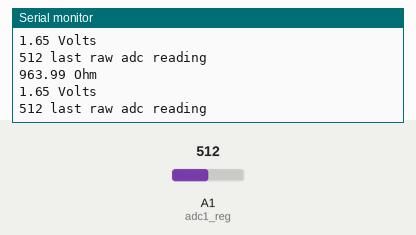
Bench run of a sketch on a simulated Arduino Uno, built with avr-gcc and run on an emulated ATmega328P. Shown: the last lines printed to the serial monitor. Inputs (shaded band) come from the test bench; at power-on: A1 (adc1_reg) = 512.

Above: at 5.8 s.
5.9 s: A1 (adc1_reg) set to 485
At 6.06 s:
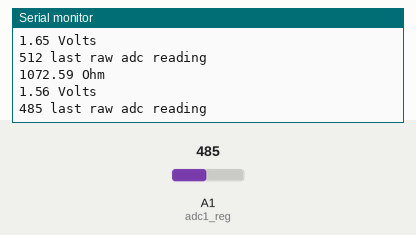
7.4 s: A1 (adc1_reg) set to 516
At 7.53 s:
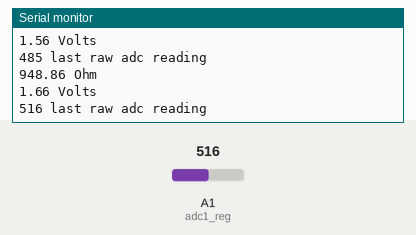
Timing chart, 0 to 10.4 s (numbered marks = the images above; inputs shaded):
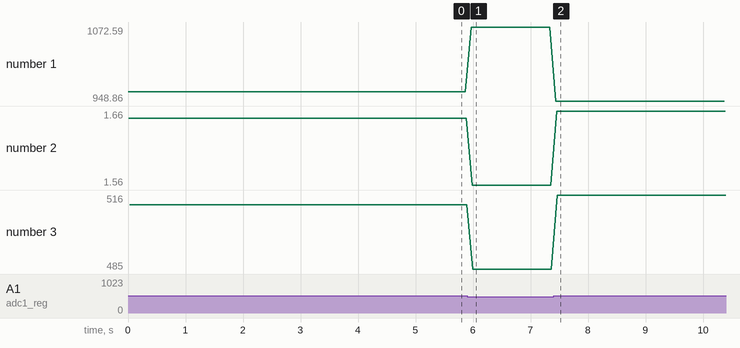

Measured:
- after the input at 5.9 s, the serial monitor: prints a new line after 0.07 s (image 1)
- after the input at 7.4 s, the serial monitor: prints a new line at once (image 2)
- plotted number 1: 963.99 → 1072.59 after the input at 5.9 s, 1072.59 → 948.86 after the input at 7.4 s
- plotted number 2: 1.65 → 1.56 after the input at 5.9 s, 1.56 → 1.66 after the input at 7.4 s
- plotted number 3: 512 → 485 after the input at 5.9 s, 485 → 516 after the input at 7.4 s

The sketch:

dmm_test.ino
```cpp
const int adc1_reg = A1;
float calibrated_resistance = 986.9;
float avolt_ref = 3.259;

void setup() {
  // Initialize serial and wait for port to open:
  Serial.begin(9600);
  // This delay gives the chance to wait for a Serial Monitor blocking
  while(!Serial);
}

void loop() {

  long adc_reading = 0;
  float voltage_average_value = 0;
  float resistance = 0;

  for(int ss = 0; ss < 32; ss++){
    adc_reading += analogRead(adc1_reg);
  }
  adc_reading >>= 5; //divide by 32
  voltage_average_value = adc_reading*0.00322;

  //calculate resistance
  resistance = calibrated_resistance*((avolt_ref/voltage_average_value)-1);
  Serial.print(resistance);
  Serial.println(" Ohm");
  Serial.print(voltage_average_value);
  Serial.println(" Volts");
  Serial.print(adc_reading);
  Serial.println(" last raw adc reading");
  delay(100);
}
```
